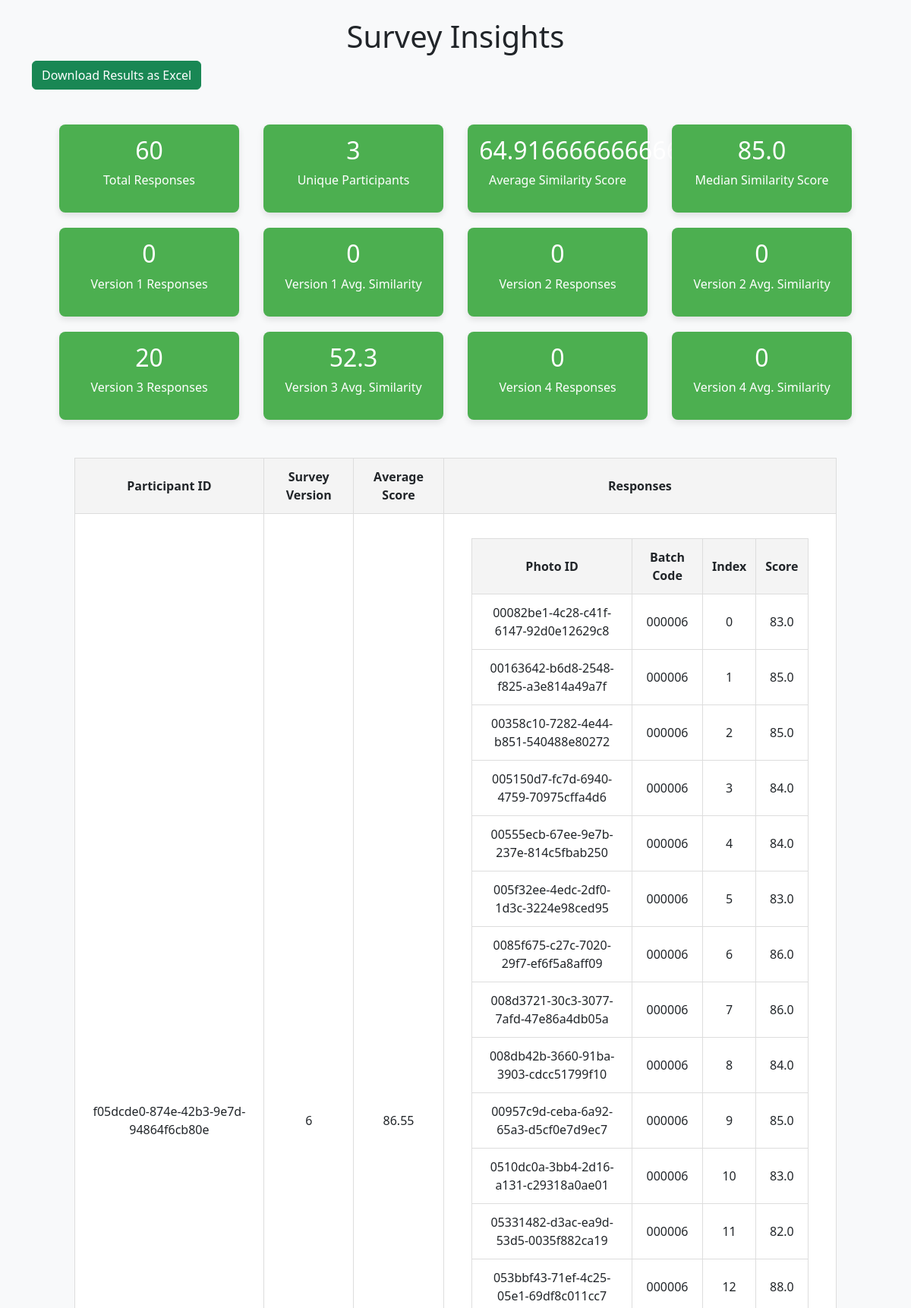
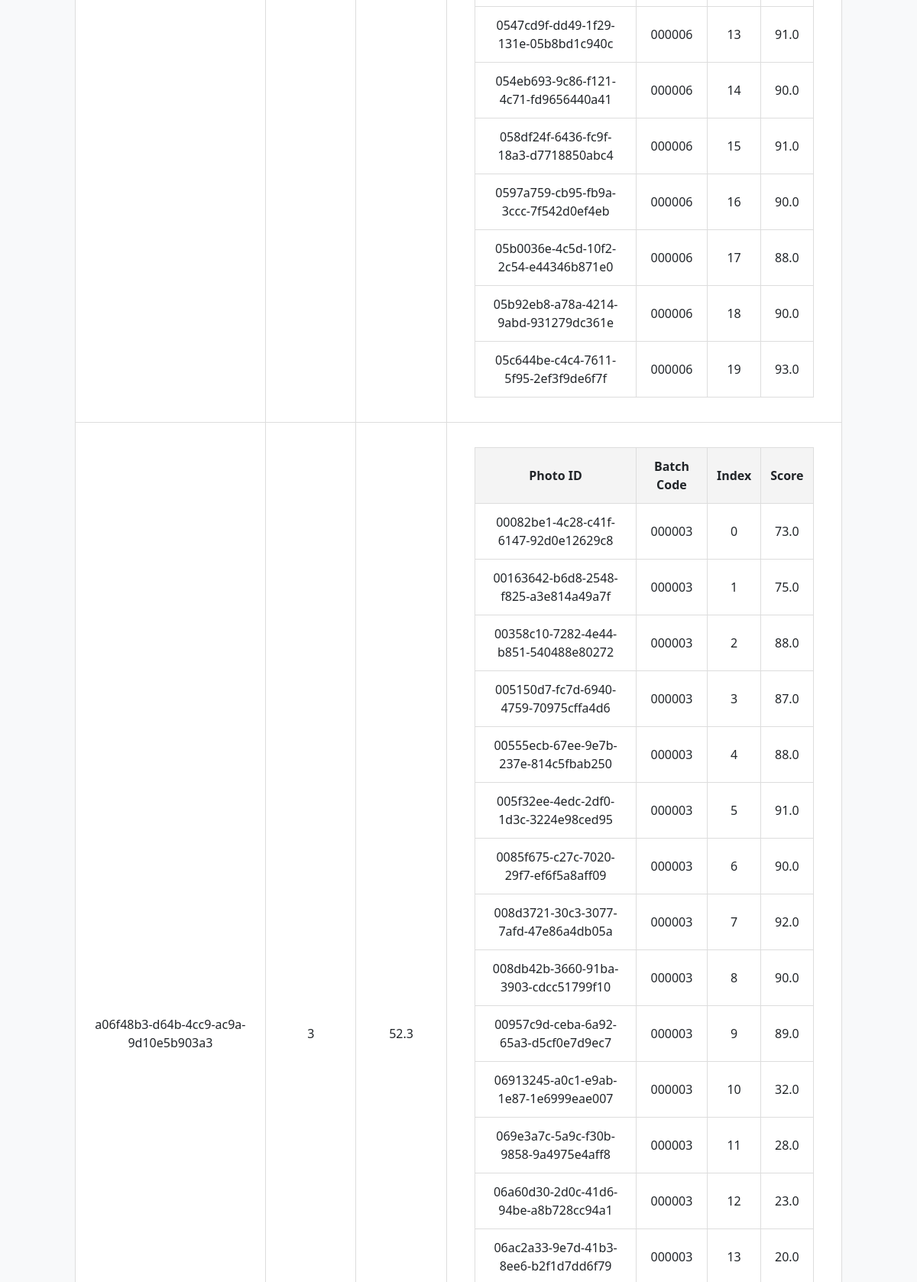
Screenshot of /results (signed in, upper part) with the database file from the repository (2 pictures, top to bottom).
### app.py (models this page shows)
class Response(db.Model):
    id = db.Column(db.Integer, primary_key=True)
    participant_id = db.Column(db.String(100), nullable=False)
    consent_id = db.Column(db.String(100), nullable=False)
    version = db.Column(db.Integer, nullable=False)
    image_index = db.Column(db.Integer, nullable=False)
    similarity_score = db.Column(db.Float, nullable=False)
    completed = db.Column(db.Boolean, default=False, nullable=False)
    batch_code = db.Column(db.String(6), nullable=False)  # Assumes you store this info
    photo_id = db.Column(db.String(100), nullable=False)  # New column for photo ID

### app.py (the view, shortened to what this page needs)
@app.route("/results", methods=["GET", "POST"])
def results():
    responses = Response.query.filter_by(completed=True).all()
    participants = set(response.participant_id for response in responses)
    total_responses = len(responses)
    unique_participants = len(participants)
    similarity_scores = [response.similarity_score for response in responses]
    average_similarity = sum(similarity_scores) / len(similarity_scores)
    from statistics import median
    median_similarity = median(similarity_scores)
    version_counts = {i: 0 for i in range(1, 11)}  # Defaults to 0 for 1-10
    version_average_similarity = {i: [] for i in range(1, 11)}
    for response in responses:
        version_counts[response.version] += 1
        version_average_similarity[response.version].append(response.similarity_score)
    for version in version_average_similarity:
        scores = version_average_similarity[version]
        version_average_similarity[version] = sum(scores) / len(scores) if scores else 0
    participant_data = []
    for participant in participants:
        participant_responses = [
            r for r in responses if r.participant_id == participant
        ]
        avg_score = sum(r.similarity_score for r in participant_responses) / len(
            participant_responses
        )
        participant_data.append(
            {
                "id": participant,
                "version": (
                    participant_responses[0].version if participant_responses else None
                ),
                "average_score": avg_score,
                "responses": participant_responses,  # Include all responses from this participant
            }
        )
    return render_template(
        "results.html",
        total_responses=total_responses,
        total_participants=unique_participants,
        average_similarity=average_similarity,
        median_similarity=median_similarity,
        version_counts=version_counts,
        version_average_similarity=version_average_similarity,
        participant_data=participant_data,
    )

### templates/results.html (shortened to what this page needs)
<!DOCTYPE html>
<html lang="en">
<head>
    <link href="https://cdn.jsdelivr.net/npm/bootstrap@5.3.3/dist/css/bootstrap.min.css" rel="stylesheet">
</head>
<body class="bg-light">
    <div class="container my-4">
        <h1 class="text-center">Survey Insights</h1>
        <a href="/download_results" class="btn btn-success mb-3">Download Results as Excel</a>
        <div class="dashboard">
            <div class="dashboard_item">
                <h2>{{ total_responses }}</h2>
                <p>Total Responses</p>
            </div>
            <div class="dashboard_item">
                <h2>{{ total_participants }}</h2>
                <p>Unique Participants</p>
            </div>
            <div class="dashboard_item" title="Average Similarity Score across all responses">
                <h2>{{ average_similarity }}</h2>
                <p>Average Similarity Score</p>
            </div>
            <div class="dashboard_item" title="Median Similarity Score across all responses">
                <h2>{{ median_similarity }}</h2>
                <p>Median Similarity Score</p>
            </div>
            {% for i in range(1, 5) %}
            <div class="dashboard_item">
                <h2>{{ version_counts[i] }}</h2>
                <p>Version {{ i }} Responses</p>
            </div>
            <div class="dashboard_item" title="Average Similarity for Version {{ i }}">
                <h2>{{ version_average_similarity[i] }}</h2>
                <p>Version {{ i }} Avg. Similarity</p>
            </div>
            {% endfor %}
        </div>
        <table>
            <thead>
                <tr>
                    <th>Participant ID</th>
                    <th>Survey Version</th>
                    <th>Average Score</th>
                    <th>Responses</th>
                </tr>
            </thead>
            <tbody>
                {% for participant in participant_data %}
                <tr>
                    <td>{{ participant.id }}</td>
                    <td>{{ participant.version }}</td>
                    <td>{{ participant.average_score }}</td>
                    <td>
                        <table>
                            <thead>
                                <tr>
                                    <th>Photo ID</th>
                                    <th>Batch Code</th>
                                    <th>Index</th>
                                    <th>Score</th>
                                </tr>
                            </thead>
                            <tbody>
                                {% for response in participant.responses %}
                                <tr>
                                    <td>{{ response.photo_id }}</td>
                                    <td>{{ response.batch_code }}</td>
                                    <td>{{ response.image_index }}</td>
                                    <td>{{ response.similarity_score }}</td>
                                </tr>
                                {% endfor %}
                            </tbody>
                        </table>
                    </td>
                </tr>
                {% endfor %}
            </tbody>
        </table>
    </div>
</body>
</html>

### templates/results.html (style rules this page uses)
body { background-color: #f9f9f9; }
.dashboard { display: flex; justify-content: space-around; flex-wrap: wrap; padding: 20px; }
.dashboard_item { width: 22%; padding: 15px; background-color: #4CAF50; color: #fff; text-align: center; border-radius: 8px; margin: 10px; box-shadow: 0 4px 8px rgba(0, 0, 0, 0.1); }
table { width: 90%; margin: 20px auto; border-collapse: collapse; background-color: #fff; }
th, td { border: 1px solid #ddd; padding: 12px; text-align: center; }
th { background-color: #f4f4f4; font-weight: bold; }

### rows the page displays
Response: id "f05dcde0-874e-42b3-9e7d-94864f6cb80e", version "6", average_score "86.55", photo_id "00082be1-4c28-c41f-6147-92d0e12629c8", batch_code "000006", image_index "0", similarity_score "83.0"
Response: photo_id "00163642-b6d8-2548-f825-a3e814a49a7f", batch_code "000006", image_index "1", similarity_score "85.0"
Response: photo_id "00358c10-7282-4e44-b851-540488e80272", batch_code "000006", image_index "2", similarity_score "85.0"
Response: photo_id "005150d7-fc7d-6940-4759-70975cffa4d6", batch_code "000006", image_index "3", similarity_score "84.0"
Response: photo_id "00555ecb-67ee-9e7b-237e-814c5fbab250", batch_code "000006", image_index "4", similarity_score "84.0"
Response: photo_id "005f32ee-4edc-2df0-1d3c-3224e98ced95", batch_code "000006", image_index "5", similarity_score "83.0"
Response: photo_id "0085f675-c27c-7020-29f7-ef6f5a8aff09", batch_code "000006", image_index "6", similarity_score "86.0"
Response: photo_id "008d3721-30c3-3077-7afd-47e86a4db05a", batch_code "000006", image_index "7", similarity_score "86.0"
Response: photo_id "008db42b-3660-91ba-3903-cdcc51799f10", batch_code "000006", image_index "8", similarity_score "84.0"
Response: photo_id "00957c9d-ceba-6a92-65a3-d5cf0e7d9ec7", batch_code "000006", image_index "9", similarity_score "85.0"
Response: photo_id "0510dc0a-3bb4-2d16-a131-c29318a0ae01", batch_code "000006", image_index "10", similarity_score "83.0"
Response: photo_id "05331482-d3ac-ea9d-53d5-0035f882ca19", batch_code "000006", image_index "11", similarity_score "82.0"
Response: photo_id "053bbf43-71ef-4c25-05e1-69df8c011cc7", batch_code "000006", image_index "12", similarity_score "88.0"
Response: photo_id "0547cd9f-dd49-1f29-131e-05b8bd1c940c", batch_code "000006", image_index "13", similarity_score "91.0"
Response: photo_id "054eb693-9c86-f121-4c71-fd9656440a41", batch_code "000006", image_index "14", similarity_score "90.0"
Response: photo_id "058df24f-6436-fc9f-18a3-d7718850abc4", batch_code "000006", image_index "15", similarity_score "91.0"
Response: photo_id "0597a759-cb95-fb9a-3ccc-7f542d0ef4eb", batch_code "000006", image_index "16", similarity_score "90.0"
Response: photo_id "05b0036e-4c5d-10f2-2c54-e44346b871e0", batch_code "000006", image_index "17", similarity_score "88.0"
Response: photo_id "05b92eb8-a78a-4214-9abd-931279dc361e", batch_code "000006", image_index "18", similarity_score "90.0"
Response: photo_id "05c644be-c4c4-7611-5f95-2ef3f9de6f7f", batch_code "000006", image_index "19", similarity_score "93.0"
Response: id "a06f48b3-d64b-4cc9-ac9a-9d10e5b903a3", version "3", average_score "52.3", photo_id "00082be1-4c28-c41f-6147-92d0e12629c8", batch_code "000003", image_index "0", similarity_score "73.0"
Response: photo_id "00163642-b6d8-2548-f825-a3e814a49a7f", batch_code "000003", image_index "1", similarity_score "75.0"
Response: photo_id "00358c10-7282-4e44-b851-540488e80272", batch_code "000003", image_index "2", similarity_score "88.0"
Response: photo_id "005150d7-fc7d-6940-4759-70975cffa4d6", batch_code "000003", image_index "3", similarity_score "87.0"
Response: photo_id "00555ecb-67ee-9e7b-237e-814c5fbab250", batch_code "000003", image_index "4", similarity_score "88.0"
Response: photo_id "005f32ee-4edc-2df0-1d3c-3224e98ced95", batch_code "000003", image_index "5", similarity_score "91.0"
Response: photo_id "0085f675-c27c-7020-29f7-ef6f5a8aff09", batch_code "000003", image_index "6", similarity_score "90.0"
Response: photo_id "008d3721-30c3-3077-7afd-47e86a4db05a", batch_code "000003", image_index "7", similarity_score "92.0"
Response: photo_id "008db42b-3660-91ba-3903-cdcc51799f10", batch_code "000003", image_index "8", similarity_score "90.0"
Response: photo_id "00957c9d-ceba-6a92-65a3-d5cf0e7d9ec7", batch_code "000003", image_index "9", similarity_score "89.0"
Response: photo_id "06913245-a0c1-e9ab-1e87-1e6999eae007", batch_code "000003", image_index "10", similarity_score "32.0"
Response: photo_id "069e3a7c-5a9c-f30b-9858-9a4975e4aff8", batch_code "000003", image_index "11", similarity_score "28.0"
Response: photo_id "06a60d30-2d0c-41d6-94be-a8b728cc94a1", batch_code "000003", image_index "12", similarity_score "23.0"
Response: photo_id "06ac2a33-9e7d-41b3-8ee6-b2f1d7dd6f79", batch_code "000003", image_index "13", similarity_score "20.0"

### other values shown
{{ total_responses }} "60"
{{ total_participants }} "3"
{{ average_similarity }} "64.91666666666667"
{{ median_similarity }} "85.0"
{{ version_counts[i] }} "0" "0" "20" "0"
{{ i }} "1" "2" "3" "4"
{{ version_average_similarity[i] }} "0" "0" "52.3" "0"
